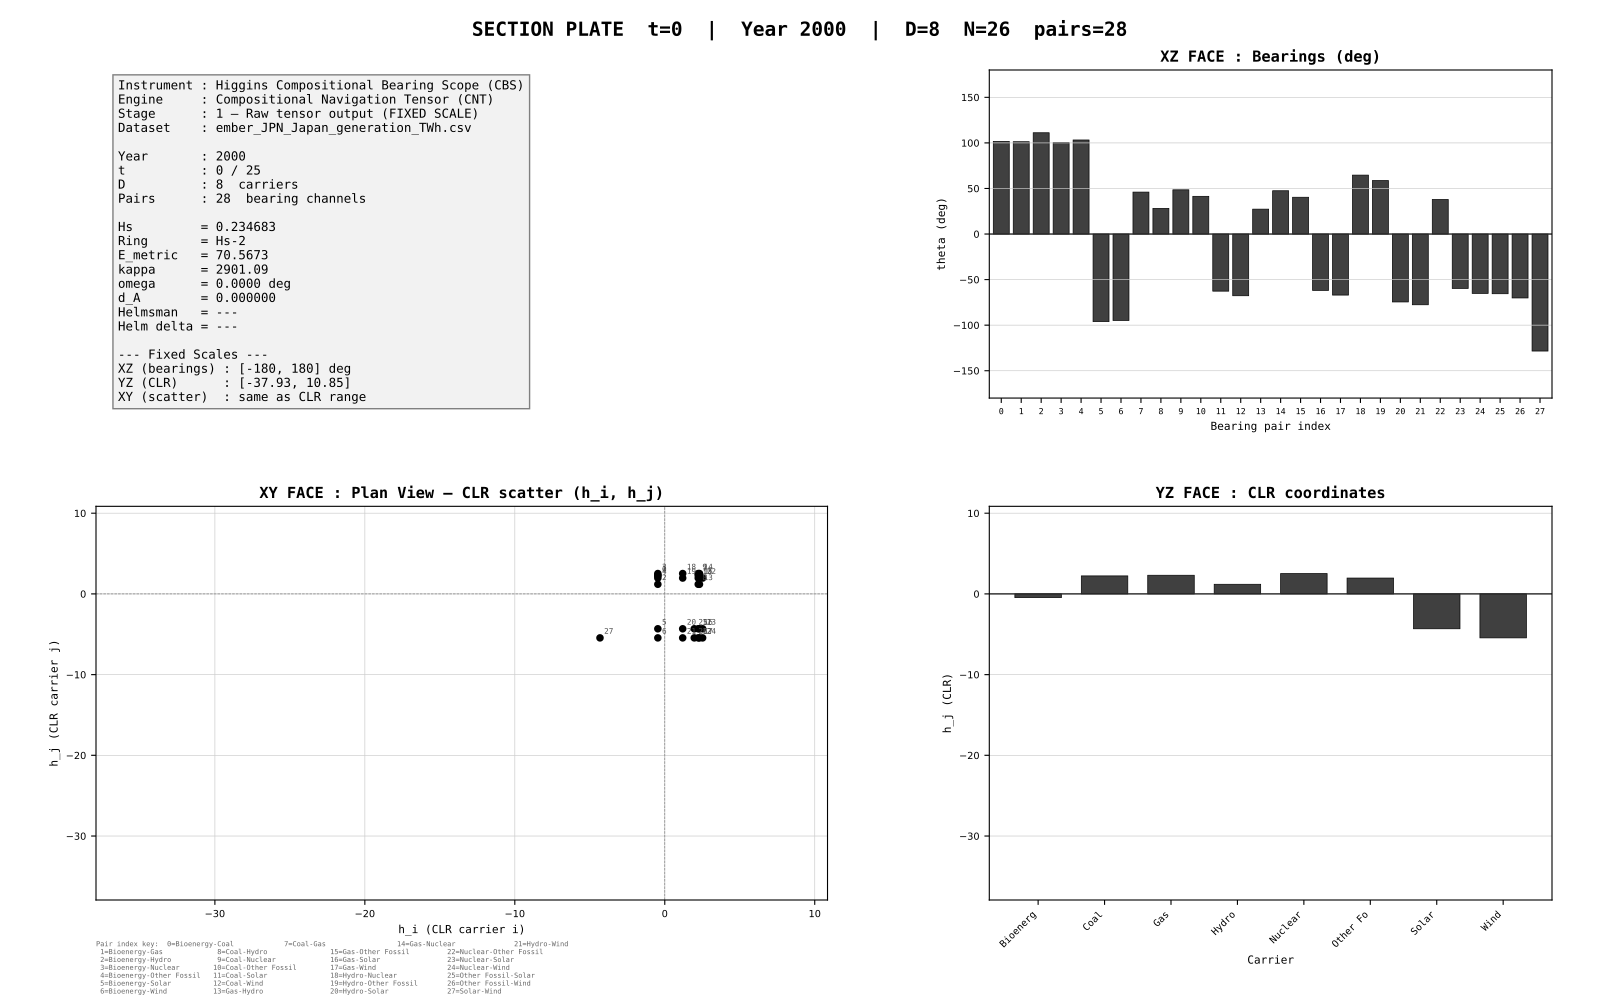

Source code (Python):
#!/usr/bin/env python3
"""
HCI Stage 1 — Raw Section Plate Generator (matplotlib)
======================================================

Standalone Python program. No AI. No node. No formatting tricks.
Reads stage1_output.json, produces one matplotlib figure per time
interval showing all 3 orthogonal faces + plate information.

FIXED-SCALE INSTRUMENT DISPLAY
-------------------------------
All axes are fixed across all time frames (like a physical oscilloscope
graticule). Rapid scrolling through the cine-deck shows genuine movement
of compositional state against a constant backdrop.

Scale determination:
  - Bearings (XZ face): [-180, +180] degrees — exact (atan2 bound)
  - CLR (YZ face, XY scatter): pre-scanned from full dataset at load time
  - Hs: [0, 1] — exact by definition

The pre-scan reads all N records once, finds the global CLR range,
then pads by 10% for visual margin. This range is locked for all plates.

Layout (Higgins tensor data field layout v1.0):
  ┌──────────┬──────────┬──────────────────┐
  │  Info    │  Legend  │  Bar: XZ         │
  │  (text)  │  (pairs) │  (bearings)      │
  ├──────────┴──────────┼──────────────────┤
  │  Scatter: XY        │  Bar: YZ         │
  │  (plan view)        │  (CLR)           │
  └─────────────────────┴──────────────────┘

Info + Legend share top-left as two columns — maximum area use.
XY scatter = plan view: plots (h_i, h_j) for each carrier pair.
   The angle from origin to each point IS the bearing theta_{ij}.
XZ bar = all D(D-1)/2 pairwise bearings in degrees.
YZ bar = CLR coordinate per carrier (position in Higgins space).

Output: multi-page PDF (1 page per year) or individual PNGs.

Monochrome. Raw data. No interpretation. Scales to any D.

Usage:
  python stage1_plates_raw.py stage1_output.json [output.pdf]
  python stage1_plates_raw.py stage1_output.json --png output_dir/

The instrument reads. The expert decides. The loop stays open.
"""

import json
import sys
import os
import math

import matplotlib
matplotlib.use("Agg")
import matplotlib.pyplot as plt
from matplotlib.backends.backend_pdf import PdfPages
import matplotlib.ticker as ticker


# ── Configuration ─────────────────────────────────────────────────
MONOCHROME = True       # enforce black/white/gray only
FIG_W      = 16         # inches
FIG_H      = 10         # inches
DPI        = 150
FONT_MONO  = "monospace"
BAR_COLOR  = "0.25"     # dark gray
SCATTER_COLOR = "black"
GRID_COLOR = "0.80"     # light gray
BG_COLOR   = "white"
TEXT_COLOR  = "black"


# ══════════════════════════════════════════════════════════════════
# DATA LOADING
# ══════════════════════════════════════════════════════════════════

def load_json(path):
    """Load stage1_output.json. Returns the full dict."""
    with open(path, "r") as f:
        return json.load(f)


# ══════════════════════════════════════════════════════════════════
# FIXED-SCALE PRE-SCAN — determines graticule limits for all plates
# ══════════════════════════════════════════════════════════════════

def compute_fixed_scales(data):
    """
    Pre-scan all records to determine fixed axis limits.

    Returns a dict with:
      bearing_ylim : (min, max) for XZ face — always (-180, 180)
      clr_ylim     : (min, max) for YZ face bars — data-adaptive + 10% pad
      scatter_xlim : (min, max) for XY scatter x-axis
      scatter_ylim : (min, max) for XY scatter y-axis

    The bearing range is exact (atan2 guarantee).
    The CLR range is computed from the full dataset and padded.
    The XY scatter uses CLR range on both axes (same space).

    For ANY compositional dataset:
      - Bearings will NEVER exceed [-180, +180]
      - CLR depends on the composition floor (smallest x_j)
      - Hs is always [0, 1] by construction

    This function is called ONCE at load time. The returned scales
    are passed to every render_plate() call, ensuring the graticule
    is identical across all time frames — like a physical scope.
    """
    D = data["D"]
    records = data["records"]

    # ── Bearings: mathematically exact ────────────────────────────
    bearing_ylim = (-180.0, 180.0)

    # ── CLR: scan all records for global range ────────────────────
    all_clr = []
    for rec in records:
        all_clr.extend(rec["clr"])

    clr_min = min(all_clr)
    clr_max = max(all_clr)

    # Pad by 10% of range for visual margin
    clr_range = clr_max - clr_min
    pad = clr_range * 0.10
    clr_ylim = (clr_min - pad, clr_max + pad)

    # XY scatter uses CLR values on both axes
    scatter_xlim = clr_ylim
    scatter_ylim = clr_ylim

    scales = {
        "bearing_ylim": bearing_ylim,
        "clr_ylim": clr_ylim,
        "scatter_xlim": scatter_xlim,
        "scatter_ylim": scatter_ylim,
        "clr_min_raw": clr_min,
        "clr_max_raw": clr_max,
    }

    return scales


# ══════════════════════════════════════════════════════════════════
# PLATE RENDERING — ONE FIGURE PER TIME INTERVAL
# ══════════════════════════════════════════════════════════════════

def render_plate(data, t, scales, fig=None):
    """
    Render one section plate for time index t with FIXED scales.

    Layout: Higgins tensor data field layout v1.0
      ┌──────────┬──────────┬──────────────────┐
      │  Info    │  Legend  │  XZ Bearings bar │
      ├──────────┴──────────┼──────────────────┤
      │  XY Scatter         │  YZ CLR bar      │
      └─────────────────────┴──────────────────┘

    Parameters
    ----------
    data   : dict   — full stage1_output.json contents
    t      : int    — time index (0-based)
    scales : dict   — fixed axis limits from compute_fixed_scales()
    fig    : Figure — optional existing figure to draw on

    Returns
    -------
    fig : matplotlib Figure
    """
    rec      = data["records"][t]
    carriers = data["carriers"]
    D        = data["D"]
    N        = data["N"]
    year     = rec["year"]
    clr      = rec["clr"]
    bearings = rec["bearings_deg"]
    hs       = rec["hs"]
    ring     = rec["ring"]
    omega    = rec["angular_velocity_deg"]
    d_a      = rec["d_aitchison"]
    helm     = rec["helmsman"]
    helm_d   = rec["helmsman_delta"]
    e_metric = rec["metric_energy"]
    kappa    = rec["condition_number"]
    steer    = rec["steering_sensitivity"]

    n_pairs  = D * (D - 1) // 2

    if fig is None:
        fig = plt.figure(figsize=(FIG_W, FIG_H), dpi=DPI,
                         facecolor=BG_COLOR)
    fig.clf()

    # ── Grid layout: 2 rows × 3 columns ─────────────────────────
    # Matches Higgins tensor data field layout v1.0 (Visio spec):
    #   [0,0] Info    [0,1] Legend   [0,2] XZ bar
    #   [1,0:2] XY scatter           [1,2] YZ bar
    # Width ratios from Visio: Info 1.82, Legend 1.76, Charts 2.91
    gs = fig.add_gridspec(2, 3,
                          width_ratios=[1.82, 1.76, 2.91],
                          height_ratios=[1, 1],
                          hspace=0.28, wspace=0.22,
                          left=0.06, right=0.97,
                          top=0.93, bottom=0.07)

    # ── Super-title ──────────────────────────────────────────────
    fig.suptitle(
        f"SECTION PLATE  t={t}  |  Year {year}  |  "
        f"D={D}  N={N}  pairs={n_pairs}",
        fontsize=14, fontfamily=FONT_MONO, fontweight="bold",
        color=TEXT_COLOR
    )

    # ─────────────────────────────────────────────────────────────
    # [0,0] TOP-LEFT: Plate Information Field
    # ─────────────────────────────────────────────────────────────
    ax_info = fig.add_subplot(gs[0, 0])
    ax_info.set_xlim(0, 1)
    ax_info.set_ylim(0, 1)
    ax_info.axis("off")

    info_lines = [
        f"CBS / CNT Stage 1",
        f"FIXED SCALE",
        f"",
        f"Dataset : {data.get('dataset', '—')}",
        f"Year    : {year}",
        f"t       : {t} / {N-1}",
        f"D       : {D}  carriers",
        f"Pairs   : {n_pairs}  channels",
        f"",
        f"Hs      = {hs:.6f}",
        f"Ring    = {ring}",
        f"E_metric= {e_metric:.4f}",
        f"kappa   = {kappa:.2f}",
        f"omega   = {omega:.4f} deg",
        f"d_A     = {d_a:.6f}",
        f"Helm    = {helm if helm else '---'}",
        f"Helm d  = {helm_d:+.6f}" if helm else "Helm d  = ---",
        f"",
        f"XZ [{scales['bearing_ylim'][0]:.0f},{scales['bearing_ylim'][1]:.0f}]",
        f"CLR[{scales['clr_ylim'][0]:.1f},{scales['clr_ylim'][1]:.1f}]",
        f"Hs [0, 1]",
    ]

    info_text = "\n".join(info_lines)
    ax_info.text(0.05, 0.97, info_text,
                 transform=ax_info.transAxes,
                 fontsize=8.5, fontfamily=FONT_MONO,
                 verticalalignment="top",
                 color=TEXT_COLOR,
                 bbox=dict(boxstyle="square,pad=0.3",
                           facecolor="0.95", edgecolor="0.5",
                           linewidth=1))

    # ─────────────────────────────────────────────────────────────
    # [0,1] TOP-CENTER: Pair Index Legend
    # ─────────────────────────────────────────────────────────────
    ax_legend = fig.add_subplot(gs[0, 1])
    ax_legend.set_xlim(0, 1)
    ax_legend.set_ylim(0, 1)
    ax_legend.axis("off")

    pair_labels = list(bearings.keys())
    legend_lines = []
    for idx, label in enumerate(pair_labels):
        legend_lines.append(f"{idx:2d}={label}")

    # Split into 2 columns for this panel width
    cols = 2
    rows_per_col = math.ceil(len(legend_lines) / cols)
    legend_cols = []
    for c in range(cols):
        start = c * rows_per_col
        end = min(start + rows_per_col, len(legend_lines))
        legend_cols.append(legend_lines[start:end])

    # Pad columns to equal length
    max_rows = max(len(col) for col in legend_cols)
    for col in legend_cols:
        while len(col) < max_rows:
            col.append("")

    # Build legend text
    legend_text_lines = ["PAIR INDEX:"]
    for r in range(max_rows):
        row_parts = []
        for c in range(cols):
            row_parts.append(f"{legend_cols[c][r]:<24s}")
        legend_text_lines.append("".join(row_parts))

    legend_text = "\n".join(legend_text_lines)
    ax_legend.text(0.05, 0.97, legend_text,
                   transform=ax_legend.transAxes,
                   fontsize=7, fontfamily=FONT_MONO,
                   verticalalignment="top",
                   color="0.2",
                   bbox=dict(boxstyle="square,pad=0.3",
                             facecolor="0.97", edgecolor="0.6",
                             linewidth=0.8))

    # ─────────────────────────────────────────────────────────────
    # [0,2] TOP-RIGHT: XZ Face — Bar graph of ALL bearings (deg)
    # ─────────────────────────────────────────────────────────────
    ax_xz = fig.add_subplot(gs[0, 2])

    pair_labels = list(bearings.keys())
    pair_values = [bearings[k] for k in pair_labels]
    pair_indices = list(range(len(pair_labels)))

    ax_xz.bar(pair_indices, pair_values, color=BAR_COLOR,
              edgecolor="black", linewidth=0.5, width=0.8)

    ax_xz.set_title("XZ : Bearings (deg)  [-180, +180]",
                     fontsize=9, fontfamily=FONT_MONO, fontweight="bold",
                     color=TEXT_COLOR)
    ax_xz.set_xlabel("Pair index", fontsize=7,
                      fontfamily=FONT_MONO, color=TEXT_COLOR)
    ax_xz.set_ylabel("theta (deg)", fontsize=7,
                      fontfamily=FONT_MONO, color=TEXT_COLOR)
    ax_xz.axhline(0, color="black", linewidth=0.8)
    ax_xz.set_xlim(-0.6, len(pair_indices) - 0.4)
    ax_xz.set_ylim(scales["bearing_ylim"])  # FIXED
    ax_xz.grid(axis="y", color=GRID_COLOR, linewidth=0.5)
    ax_xz.tick_params(labelsize=6)

    if n_pairs <= 28:
        ax_xz.set_xticks(pair_indices)
        ax_xz.set_xticklabels(pair_indices, fontsize=5.5,
                               fontfamily=FONT_MONO)

    # ─────────────────────────────────────────────────────────────
    # [1,0:2] BOTTOM-LEFT: XY Face — Scatter (plan view)
    # Spans Info + Legend columns for maximum area
    # ─────────────────────────────────────────────────────────────
    ax_xy = fig.add_subplot(gs[1, 0:2])

    scatter_x = []
    scatter_y = []
    scatter_labels = []

    pair_idx = 0
    for i in range(D):
        for j in range(i + 1, D):
            scatter_x.append(clr[i])
            scatter_y.append(clr[j])
            scatter_labels.append(f"{pair_idx}")
            pair_idx += 1

    ax_xy.scatter(scatter_x, scatter_y, s=30, c=SCATTER_COLOR,
                  marker="o", zorder=3, edgecolors="none")

    ax_xy.axhline(0, color="0.5", linewidth=0.5, linestyle="--")
    ax_xy.axvline(0, color="0.5", linewidth=0.5, linestyle="--")

    for k in range(len(scatter_x)):
        ax_xy.annotate(scatter_labels[k],
                        (scatter_x[k], scatter_y[k]),
                        fontsize=5.5, fontfamily=FONT_MONO,
                        textcoords="offset points",
                        xytext=(3, 3), color="0.3")

    clr_lo = scales["clr_ylim"][0]
    clr_hi = scales["clr_ylim"][1]
    ax_xy.set_title(f"XY : Plan View  [{clr_lo:.1f}, {clr_hi:.1f}]",
                     fontsize=9, fontfamily=FONT_MONO,
                     fontweight="bold", color=TEXT_COLOR)
    ax_xy.set_xlabel("h_i (CLR carrier i)", fontsize=7,
                      fontfamily=FONT_MONO, color=TEXT_COLOR)
    ax_xy.set_ylabel("h_j (CLR carrier j)", fontsize=7,
                      fontfamily=FONT_MONO, color=TEXT_COLOR)
    ax_xy.set_xlim(scales["scatter_xlim"])  # FIXED
    ax_xy.set_ylim(scales["scatter_ylim"])  # FIXED
    ax_xy.grid(True, color=GRID_COLOR, linewidth=0.5)
    ax_xy.tick_params(labelsize=7)

    # ─────────────────────────────────────────────────────────────
    # [1,2] BOTTOM-RIGHT: YZ Face — Bar graph of CLR per carrier
    # ─────────────────────────────────────────────────────────────
    ax_yz = fig.add_subplot(gs[1, 2])

    carrier_indices = list(range(D))
    short_names = [c[:8] for c in carriers]

    ax_yz.bar(carrier_indices, clr, color=BAR_COLOR,
              edgecolor="black", linewidth=0.5, width=0.7)

    ax_yz.set_title(f"YZ : CLR  [{clr_lo:.1f}, {clr_hi:.1f}]",
                     fontsize=9, fontfamily=FONT_MONO,
                     fontweight="bold", color=TEXT_COLOR)
    ax_yz.set_xlabel("Carrier", fontsize=7,
                      fontfamily=FONT_MONO, color=TEXT_COLOR)
    ax_yz.set_ylabel("h_j (CLR)", fontsize=7,
                      fontfamily=FONT_MONO, color=TEXT_COLOR)
    ax_yz.axhline(0, color="black", linewidth=0.8)
    ax_yz.set_ylim(scales["clr_ylim"])  # FIXED
    ax_yz.set_xticks(carrier_indices)
    ax_yz.set_xticklabels(short_names, fontsize=6.5, rotation=45,
                           ha="right", fontfamily=FONT_MONO)
    ax_yz.grid(axis="y", color=GRID_COLOR, linewidth=0.5)
    ax_yz.tick_params(labelsize=6)

    return fig


# ══════════════════════════════════════════════════════════════════
# OUTPUT — PDF (multi-page) or PNG (one file per year)
# ══════════════════════════════════════════════════════════════════

def generate_pdf(data, output_path):
    """Generate multi-page PDF with one plate per time interval."""
    N = data["N"]

    # Pre-scan: compute fixed scales for all plates
    scales = compute_fixed_scales(data)
    print(f"  Fixed scales computed:")
    print(f"    Bearings : [{scales['bearing_ylim'][0]:.0f}, {scales['bearing_ylim'][1]:.0f}] deg (exact)")
    print(f"    CLR      : [{scales['clr_ylim'][0]:.2f}, {scales['clr_ylim'][1]:.2f}] (data-adaptive)")
    print(f"    CLR raw  : [{scales['clr_min_raw']:.4f}, {scales['clr_max_raw']:.4f}]")
    print()

    fig = plt.figure(figsize=(FIG_W, FIG_H), dpi=DPI,
                     facecolor=BG_COLOR)

    with PdfPages(output_path) as pdf:
        for t in range(N):
            render_plate(data, t, scales, fig)
            pdf.savefig(fig, facecolor=BG_COLOR)
            year = data["records"][t]["year"]
            print(f"  Plate t={t:3d}  Year={year}  -> page {t+1}")

    plt.close(fig)
    print(f"\nPDF written: {output_path}")
    print(f"Pages: {N}")


def generate_pngs(data, output_dir):
    """Generate one PNG per time interval."""
    os.makedirs(output_dir, exist_ok=True)
    N = data["N"]

    # Pre-scan: compute fixed scales for all plates
    scales = compute_fixed_scales(data)
    print(f"  Fixed scales computed:")
    print(f"    Bearings : [{scales['bearing_ylim'][0]:.0f}, {scales['bearing_ylim'][1]:.0f}] deg (exact)")
    print(f"    CLR      : [{scales['clr_ylim'][0]:.2f}, {scales['clr_ylim'][1]:.2f}] (data-adaptive)")
    print()

    fig = plt.figure(figsize=(FIG_W, FIG_H), dpi=DPI,
                     facecolor=BG_COLOR)

    for t in range(N):
        render_plate(data, t, scales, fig)
        year = data["records"][t]["year"]
        path = os.path.join(output_dir, f"plate_t{t:03d}_{year}.png")
        fig.savefig(path, facecolor=BG_COLOR, dpi=DPI)
        print(f"  Plate t={t:3d}  Year={year}  -> {path}")

    plt.close(fig)
    print(f"\nPNGs written to: {output_dir}")
    print(f"Files: {N}")


# ══════════════════════════════════════════════════════════════════
# MAIN
# ══════════════════════════════════════════════════════════════════

def main():
    if len(sys.argv) < 2:
        print("Usage:")
        print("  python stage1_plates_raw.py <input.json> [output.pdf]")
        print("  python stage1_plates_raw.py <input.json> --png <output_dir>")
        sys.exit(1)

    json_path = sys.argv[1]

    if not os.path.exists(json_path):
        print(f"Error: {json_path} not found.")
        sys.exit(1)

    data = load_json(json_path)
    print(f"Loaded: {json_path}")
    print(f"  Instrument : {data['instrument']}")
    print(f"  Engine     : {data['engine']}")
    print(f"  D={data['D']}  N={data['N']}")
    print(f"  Carriers   : {', '.join(data['carriers'])}")
    print()

    # Determine output mode
    if len(sys.argv) >= 3 and sys.argv[2] == "--png":
        out_dir = sys.argv[3] if len(sys.argv) > 3 else "plates_png"
        generate_pngs(data, out_dir)
    else:
        out_path = sys.argv[2] if len(sys.argv) > 2 else "stage1_plates.pdf"
        generate_pdf(data, out_path)


if __name__ == "__main__":
    main()
